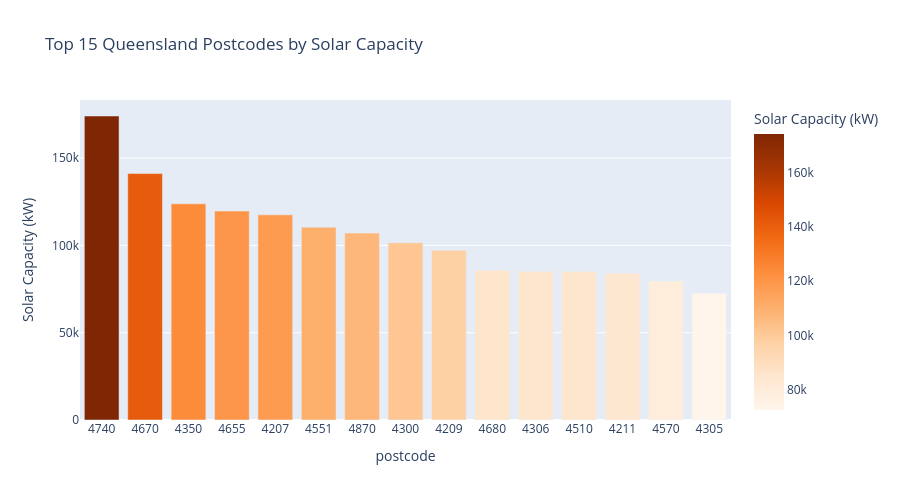

The cell this chart's notebook holds for it:
### Markdown cell above
## 8. Visualization - DER Distribution Map

Create visual representation of Queensland DER deployment.

### Code cell
# Bar chart of top postcodes



fig = px.bar(top_postcodes.head(15), 
             x=top_postcodes.head(15).index,
             y='Sum of Solar_capacity_kVA',
             title='Top 15 Queensland Postcodes by Solar Capacity',
             labels={'x': 'postcode', 'Sum of Solar_capacity_kVA': 'Solar Capacity (kW)'},
             color='Sum of Solar_capacity_kVA',
             color_continuous_scale='Oranges')
fig.update_layout(height=500, showlegend=False)
fig.show()

### Figure 1 — Plotly figure (JSON) as saved in the notebook; plotly's stock layout.template omitted (floating-point values rounded to 4 significant figures)
{"data": [{"hovertemplate": "postcode=%{x}<br>Solar Capacity (kW)=%{marker.color}<extra></extra>", "legendgroup": "", "marker": {"color": [174100.0, 141100.0, 123800.0, 119700.0, 117500.0, 110400.0, 107100.0, 101500.0, 97280.0, 85790.0, 85120.0, 85080.0, 84020.0, 79650.0, 72530.0], "coloraxis": "coloraxis", "pattern": {"shape": ""}}, "name": "", "orientation": "v", "showlegend": false, "textposition": "auto", "type": "bar", "x": ["4740", "4670", "4350", "4655", "4207", "4551", "4870", "4300", "4209", "4680", "4306", "4510", "4211", "4570", "4305"], "xaxis": "x", "y": [174100.0, 141100.0, 123800.0, 119700.0, 117500.0, 110400.0, 107100.0, 101500.0, 97280.0, 85790.0, 85120.0, 85080.0, 84020.0, 79650.0, 72530.0], "yaxis": "y"}], "layout": {"barmode": "relative", "coloraxis": {"colorbar": {"title": {"text": "Solar Capacity (kW)"}}, "colorscale": [[0, "rgb(255,245,235)"], [0.125, "rgb(254,230,206)"], [0.25, "rgb(253,208,162)"], [0.375, "rgb(253,174,107)"], [0.5, "rgb(253,141,60)"], [0.625, "rgb(241,105,19)"], [0.75, "rgb(217,72,1)"], [0.875, "rgb(166,54,3)"], [1, "rgb(127,39,4)"]]}, "height": 500, "legend": {"tracegroupgap": 0}, "showlegend": false, "title": {"text": "Top 15 Queensland Postcodes by Solar Capacity"}, "xaxis": {"anchor": "y", "domain": [0, 1], "title": {"text": "postcode"}}, "yaxis": {"anchor": "x", "domain": [0, 1], "title": {"text": "Solar Capacity (kW)"}}}}
